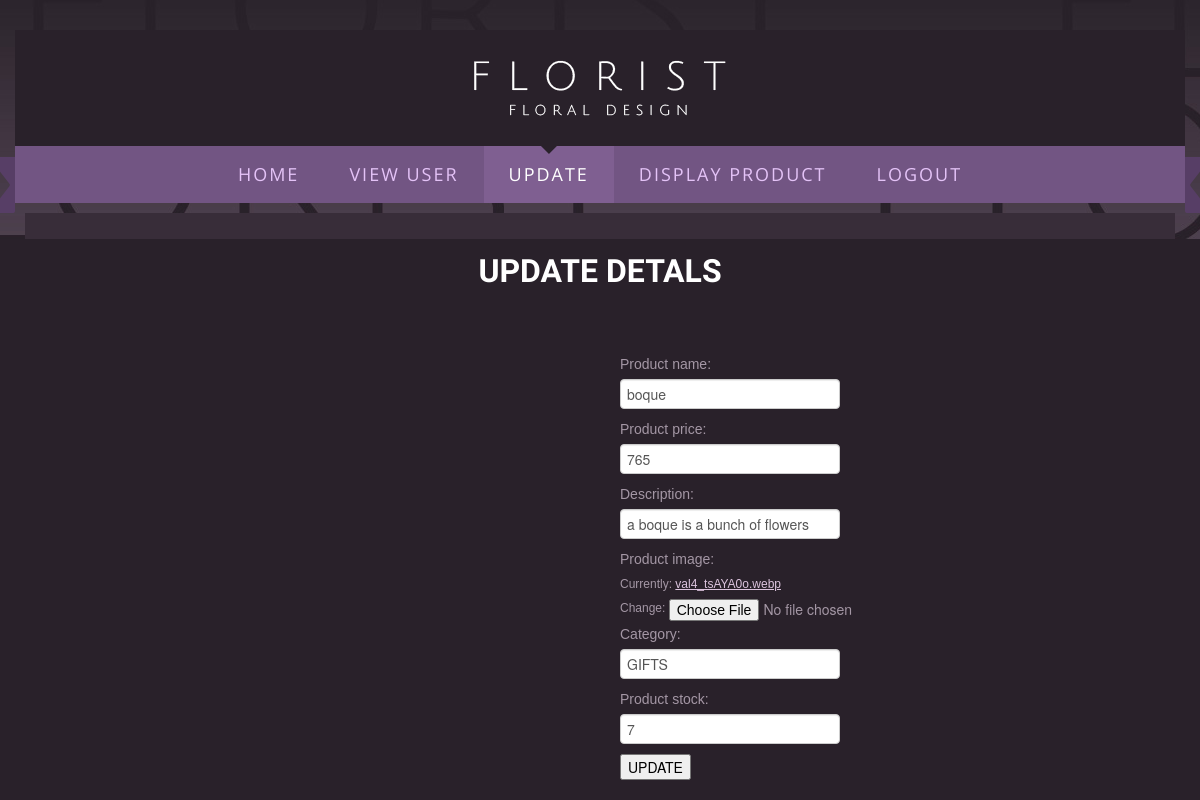
The page /updateproduct/20 on the database its author committed.
### apps/models.py (models this page shows, shortened)
class Productdetails(models.Model):
    product_name=models.CharField(max_length=15)
    product_price=models.IntegerField()
    product_image=models.FileField()
    description=models.CharField(max_length=100)
    product_stock=models.IntegerField(default=1)
    category=models.CharField(max_length=20)

### apps/views.py (the view)
# urls.py: path('updateproduct/<int:d>',views.update_product),
def update_product(request,d):
        dt = Productdetails.objects.get(pk=d)
        if request.method == 'POST':
            e = edit_image(request.POST, request.FILES,instance=dt)
            if e.is_valid():
                e.save()
                messages.success(request, 'updated successfully')
                return redirect(display_product)
        e=edit_image(instance=dt)
        return render(request, 'update.html', {'data2': e})

### apps/forms.py
class edit_image(forms.ModelForm):
    class Meta:
        model=Productdetails
        fields =[ 'product_name','product_price','description','product_image','category','product_stock']

### template/update.html (shortened to what this page needs)
<!DOCTYPE html>
<html lang="en">
{% load static %}
<head>
<link rel="stylesheet" href="{% static 'css/bootstrap.css' %}" type="text/css" media="screen">
<link rel="stylesheet" href="{% static 'css/bootstrap-responsive.css' %}" type="text/css" media="screen">
<link rel="stylesheet" href="{% static 'css/newstyle.css' %}" type="text/css" media="screen">
</head>
<body class="subpage">
<div id="main">
<div class="top1">
<div class="container">
<div class="row">
<div class="span12">
<div class="top1_inner">
<header><div class="logo_wrapper"><a href="index.html" class="logo"><img src="{% static 'images/logo.png' %}" alt=""></a></div></header>
    </div>
<div class="menu_wrapper">
<div class="arr_left"></div>
<div class="arr_right"></div>
<div class="navbar navbar_">
	<div class="navbar-inner navbar-inner_">
		<div class="nav-collapse nav-collapse_ collapse">
			<ul class="nav sf-menu clearfix">
		<li> <a href="adminpage">home</a></li>
		<li> <a href="viewuser">VIEW USER</a></li>
			<li class="active"><a href='updateproduct/<int:d>'>UPDATE</a></li>
			<li> <a href="displayproduct">DISPLAY PRODUCT</a></li>
				<li><a href="logout">Logout</a></li>
    </ul>
		</div>
	</div>
</div>
</div>
<div class="breadcrumbs1">
<div class="breadcrumbs1_inner"></div>
</div>
</div>
</div>
</div>
</div>
</div>
<div align="center">
	<h1><b>UPDATE DETALS</b></h1>
</div>
	<div style="margin-left:620px;margin-top:50px;">
		<form action="" method="post" enctype="multipart/form-data">
			{{data2}}
		<button type="submit">UPDATE</button>
        </div>
</body>
</html>

### static/css/newstyle.css (style rules this page uses)
a { color:#dcc4de; text-decoration: underline; outline:none }
body { background:#29212a; border:0; font: 12px Arial, Helvetica, sans-serif; color:#a497a5 ; line-height:20px; min-width:320px; }
#main { margin: 0 auto; position: relative; overflow: hidden; }
.top1 { background: url(../images/top1.jpg) left bottom repeat-x #1d181e; padding-top: 30px; }
.top1_inner { position: relative; background: #29212a; }
header { position: relative; z-index: 1; padding-bottom: 30px;padding: 30px 0; text-align: center; }
.breadcrumbs1 { padding: 10px 10px 0; }
.breadcrumbs1_inner { padding: 13px 20px; background: #382d39; line-height: 20px; font-size: 12px; color: #a497a5; }
.menu_wrapper { position: relative; z-index: 100; background: #725583; }
.arr_left { width: 27px; height: 56px; background: url(../images/arr_left.png) left top no-repeat; position: absolute; left: -27px; top: 11px; }
.arr_right { width: 27px; height: 56px; background: url(../images/arr_right.png) left top no-repeat; position: absolute; right: -27px; top: 11px; }
.navbar_ { margin: 0; padding: 0; background: none; position: relative;z-index: 30; height: 57px; }
.navbar_ .navbar-inner_ { padding: 0; margin: 0; border: none; min-height: inherit; background: none; border-radius:0px; -moz-border-radius:0px; -webkit-border-radius:0px; box-shadow: none;-moz-box-shadow: none; -webkit-box-shadow: none; filter:none; }
.nav-collapse_.collapse { position:relative; display:block; text-align: center; line-height: 1px; }
.navbar_ .nav { position: relative; float: none; margin: 0; padding: 0; display: inline-block; left: auto; }
.navbar_ .nav > li { position: relative; display: block; float: left; padding-right: 0px; white-space: nowrap; background: none; }
.navbar_ .nav > li > a { display: block; text-decoration: none; background: url(../images/nav.png) center -8px no-repeat; font-family: 'Open Sans'; font-weight: 400; font-size: 18px; line-height: 57px; color: #e4c3f7; text-shadow:none; padding: 0px 25px; border: none; margin: 0; letter-spacing: 2px; text-transform: uppercase; border-radius:0px; -moz-border-radius:0px; -webkit-border-radius:0px; transition: all 0.3s ease-out; -moz-transition: all 0.3s ease-out; -webkit-transition: all 0.3s ease-out; -o-transition: all 0.3s ease-out; }
.navbar_ .nav > li.active > a, .navbar_ .nav > li.active > a:hover, .navbar_ .nav > li.active > a:focus, .navbar_ .nav > li > a:hover, .navbar_ .nav > li > a:focus, .navbar_ .nav > li.sfHover > a, .navbar_ .nav > li.sfHover > a:hover { color: #fff; text-decoration: none; background: url(../images/nav.png) center top no-repeat #7f5f91; box-shadow: none;-moz-box-shadow: none; -webkit-box-shadow: none; }
h1 { font-family:'Julius Sans One'; font-weight:400; font-size:32px; color:#fff; line-height:35px; padding:15px 0 15px 0; margin: 0; }

### rows shown on the page
Productdetails: product_name "boque", product_price "765", description "a boque is a bunch of flowers", category "GIFTS", product_stock "7"
